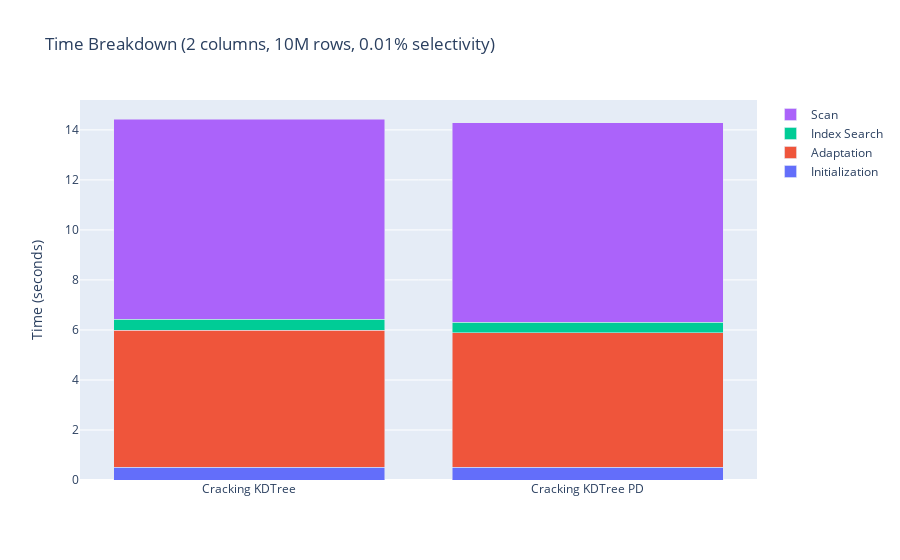

Notebook code for this chart:
### Markdown cell above
# Time Breakdown

### Code cell
experiment = 'query8'

def stack_bar(dfs, names):
    fig = go.Figure()
    initializations = np.array([x['initialization_time'].sum() for x in dfs])
    adaptation = np.array([x['adaptation_time'].sum() for x in dfs])
    search = np.array([x['index_search_time'].sum() for x in dfs])
    scan = np.array([x['scan_time'].sum() for x in dfs])
    
#     plt.bar(ind, search, bottom=initializations + adaptation, label='Index Search Time')
#     plt.bar(ind, scan, bottom=initializations + adaptation + search, label='Table Scan Time')

    fig = go.Figure(data=[
        go.Bar(name='Initialization', x=names, y=initializations),
        go.Bar(name='Adaptation', x=names, y=adaptation),
        go.Bar(name='Index Search', x=names, y=search),
        go.Bar(name='Scan', x=names, y=scan),
    ])
    # Change the bar mode
    fig.update_layout(barmode='stack')
    fig.update_layout(title='Time Breakdown (2 columns, 10M rows, 0.01% selectivity)',
                   yaxis_title='Time (seconds)')
    fig.show()

stack_bar(
    [
#         read_df(experiment, files['AverageKDTree'], partition='1024'),
#         read_df(experiment, files['MedianKDTree'], partition='1024'),
        read_df(experiment, files['CrackingKDTree'], partition='1024'),
        read_df(experiment, files['CrackingKDTreePerDimension'], partition='1024'),
#         read_df(experiment, files['Quasii'], partition='1024'),
#         read_df(experiment, files['FullScan']),
#         read_df(experiment, files['FullScanCandidate']),
#         read_df(experiment, files['ProgressiveIndex'], delta='0.2', partition='1024'),
#         read_df(experiment, files['ProgressiveIndex'], delta='0.3', partition='1024'),
#         read_df(experiment, files['ProgressiveIndex'], delta='0.5', partition='1024')
    ],
    [
#         "Average KDTree",
#         "Median KDTree",
        "Cracking KDTree",
        "Cracking KDTree PD",
#         "Quasii",
#         "Full Scan",
#         "Full Scan Candidate List",
#         "Progressive Index (delta=0.2)",
#         "Progressive Index (delta=0.3)",
#         "Progressive Index (delta=0.5)"
    ]
)

### Figure 1 — Plotly figure (JSON) as saved in the notebook; plotly's stock layout.template omitted (floating-point values rounded to 4 significant figures)
{"data": [{"name": "Initialization", "type": "bar", "x": ["Cracking KDTree", "Cracking KDTree PD"], "y": [0.5124, 0.5124]}, {"name": "Adaptation", "type": "bar", "x": ["Cracking KDTree", "Cracking KDTree PD"], "y": [5.471, 5.371]}, {"name": "Index Search", "type": "bar", "x": ["Cracking KDTree", "Cracking KDTree PD"], "y": [0.4535, 0.4324]}, {"name": "Scan", "type": "bar", "x": ["Cracking KDTree", "Cracking KDTree PD"], "y": [7.998, 7.979]}], "layout": {"barmode": "stack", "title": {"text": "Time Breakdown (2 columns, 10M rows, 0.01% selectivity)"}, "yaxis": {"title": {"text": "Time (seconds)"}}}}
